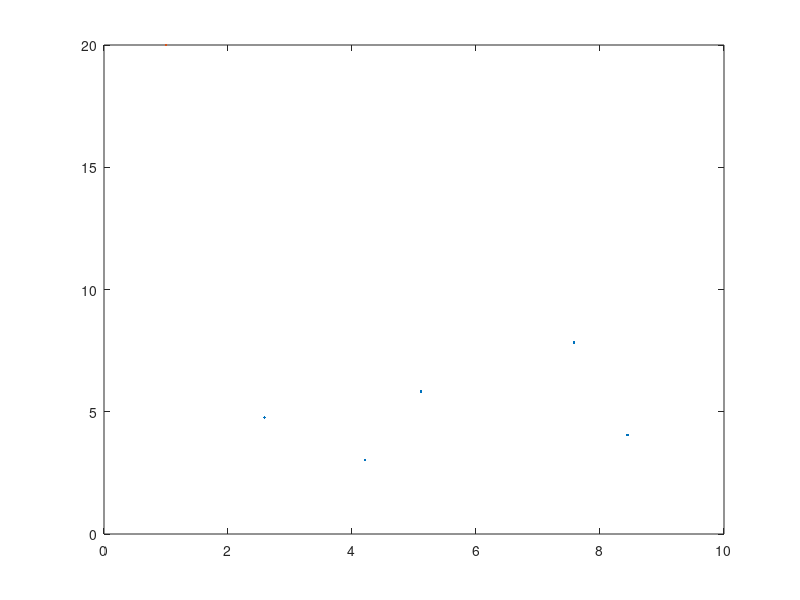

Recreate this plot in MATLAB. (Note: this script raises an error after producing the figure.)


clc
clear all
clf
rng("default")



% Example positions of 10 agents
positions = rand(5, 2) * 10;
plot(positions(:,1),positions(:,2),'.',MarkerSize=20)
hold on
% Distance matrix calculation
distanceMatrix = squareform(pdist(positions));


r = 100; % Maximum connection distance
Deg_lim = 3; % Limit on degree of agents
P_eig = 1; % Panalty for eigenvalue
P_dist = 1; % Panalty for distance


% Find the optimal spanning tree
[optimalAdjMatrix,Optvalue,eig_list] = findOptimalGraph(positions, distanceMatrix, r, Deg_lim, P_eig, P_dist);

%optimalAdjMatrix=[0 1 1;1 0 1;1 1 0];
graph_plot(positions,optimalAdjMatrix);



G=graph(optimalAdjMatrix);
D=degree(G);
L=laplacian(G);
L=full(L);
eigen_values=eig(L);
lambda2=eigen_values(2)
Optvalue

L2 = diag([5,5,5,5,5]) - ones(5,5);
%eig(L2)
%P_eig*(10 - 5)


%% utility funtions

function graph_plot(positions,adjmatrix)

N=length(adjmatrix(1,:));

hold on

for i=1:N
    for j=1:N
        if adjmatrix(i,j)==1
            plot([positions(i, 1) positions(j, 1)],[positions(i, 2) positions(j, 2)]);
        end
    end
end


end


function [optimalAdjMatrix,Optvalue,eig_list] = findOptimalGraph(positions, distanceMatrix, r, Deg_lim, P_eig, P_dist)

    % Number of agents
    numAgents = size(positions, 1);

    % Create the graph with edges only where distance <= r
    G = graph(distanceMatrix <= r & distanceMatrix > 0);

    % Find all connected subgraphs
    subgraphs = allConnectedSubgraphs(G);

    % Initialize variables to track the best graph
    bestObjValue = inf;
    optimalAdjMatrix = zeros(numAgents);
    eig_list = zeros(length(subgraphs),1);

    % Loop through each connected subgraph to evaluate the objective function
    for k = 1:length(subgraphs)
        % Get the adjacency matrix of the current subgraph
        adjMatrix = adjacency(subgraphs{k});
        adjMatrix = full(adjMatrix);
        % Check if the degree constraint is satisfied (max degree of any node is <= 2)
        degrees = sum(adjMatrix, 2);
        if any(degrees > Deg_lim) || length(degrees) < numAgents
            continue; % Skip subgraphs that violate the degree constraint
            eig_list(k) = 0;
        end
        
        % Compute the Laplacian matrix L = D - A (D is the degree matrix)
        degreeMatrix = diag(sum(adjMatrix, 2));
        laplacianMatrix = degreeMatrix - adjMatrix;
        
        % Compute the eigenvalues of the Laplacian matrix
        eigValues = eig(laplacianMatrix);
        lambda2 = eigValues(2); % Second smallest eigenvalue (algebraic connectivity)
        eig_list(k) = lambda2;
        % Compute the total distance for the current subgraph
        totalDistance = sum(sum(adjMatrix .* distanceMatrix)) / 2; % Total distance
        
        % Objective function: (10 - lambda2) + totalDistance
        objValue = P_eig*(10 - lambda2) + P_dist*totalDistance;
        
        % Update the best graph if this one has a lower objective value
        if objValue < bestObjValue
            bestObjValue = objValue;
            optimalAdjMatrix = adjMatrix;
        end
    end
    Optvalue = bestObjValue;
    % Display the optimal adjacency matrix
    disp('Optimal Adjacency Matrix:');
    disp(optimalAdjMatrix);

    % Plot the optimal graph
    %figure;
    %Goptimal = graph(optimalAdjMatrix);
    %plot(Goptimal, 'Layout', 'force');
    %title('Optimal Connected Graph');
end

% Function to find all connected subgraphs of a graph G
function subgraphs = allConnectedSubgraphs(G)
    % Get the number of nodes
    n = numnodes(G);
    
    % Initialize an empty list to store all connected subgraphs
    subgraphs = {};
    
    % Extract the list of edges (as pairs of node indices) from the graph G
    edges = G.Edges.EndNodes; % This returns the edge list
    
    % Get the total number of edges in the graph
    numEdges = size(edges, 1);
    
    % Loop over all combinations of edges (from n-1 to numEdges)
    for numSelectedEdges = (n-1):numEdges
        combs = nchoosek(1:numEdges, numSelectedEdges);
        
        % Check each combination of edges to see if it forms a valid connected subgraph
        for i = 1:size(combs, 1)
            % Get the selected edges for this combination
            selectedEdges = edges(combs(i, :), :);
            
            % Create a subgraph using the selected edges
            subG = graph(selectedEdges(:, 1), selectedEdges(:, 2));
            
            % Check if this subgraph is connected
            if isconnected(subG)
                subgraphs{end+1} = subG; %#ok<AGROW>
            end
        end
    end
end

% Function to check if a graph is connected
function isConn = isconnected(G)
    % A graph is connected if all nodes are part of a single connected component
    isConn = all(conncomp(G) == 1);
end
